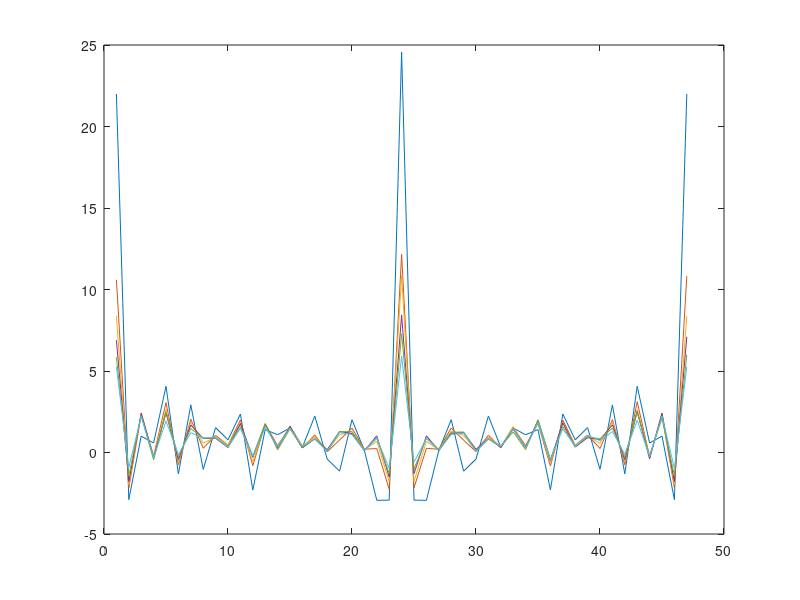
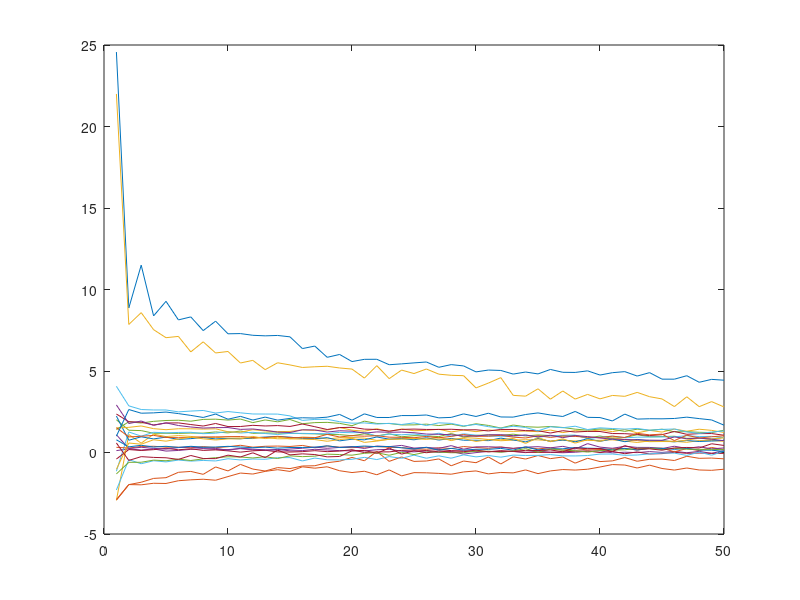
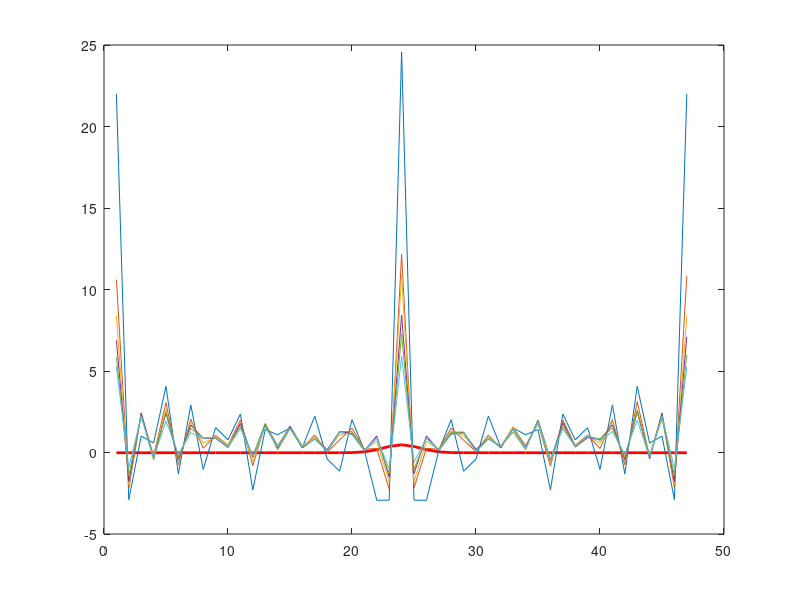
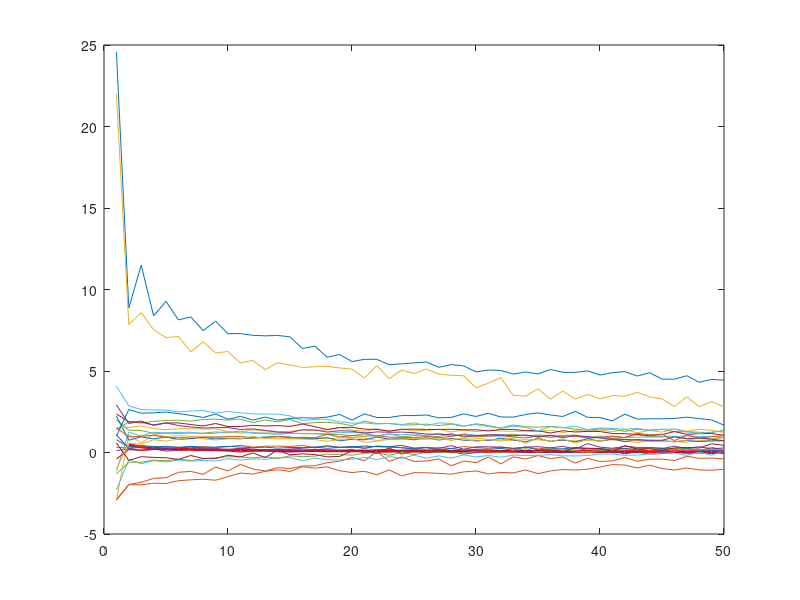

Write the MATLAB code that produced these figures, in order.
L=500;Np=500;Nk=10000;
f=zeros(Nk,Np);x=zeros(Nk,Np);
f(1,:)=rand(1,Np);
f(2:end,:)=rand(Nk-1,Np);
x=cumsum(f);
x=mod(x,L);
I=zeros(Np,Nk);
x=ceil(x);
for i=1:Nk
    I(:,i)=hist(x(i,:),Np);
end
vx=zeros(1,Np);
for i=1:Np
    vx(i)=var(x(:,i));
end
ave_x=mean(vx);
D=ave_x/(2*Nk);

Is=I(239:262,:);

dIs=Is-repmat(mean(Is,2),1,10000);

xmax=24;
taumax=50;
ntimes=size(Is,2);
G=zeros(2*xmax-1,taumax);

for dx=0:xmax-1
 for tau=0:taumax-1
 G(xmax+dx,tau+1)=mean(mean(dIs(1:xmax-dx,1:ntimes-tau).*dIs(dx+1:xmax,tau+1:ntimes)));
 G(xmax-dx,tau+1)=mean(mean(dIs(dx+1:xmax,1:ntimes-tau).*dIs(1:xmax-dx,tau+1:ntimes)));
 end
end

logtmax=log(taumax);
deltaT=(logtmax-1)/5;
taulistlog=0:deltaT:5*deltaT;
taulist=exp(taulistlog);
xlist=-(xmax-1):1:xmax-1;

G_taulist=interp1(1:taumax,G',taulist)';
figure;
plot(G_taulist);

xlistPos=xlist(xlist>=0);
G_xlistPos=G(xmax+xlistPos,:)';
figure;
plot(G_xlistPos,'-');

offset=-0.015;

D2=D;
Gt=zeros(2*xmax-1,taumax);
for dx=0:xmax-1
 for tau=0:taumax-1
 Gt(xmax+dx,tau+1)=exp(-((dx^2)/(4*D2*tau)))/sqrt(4*D2*tau)+offset;
 Gt(xmax-dx,tau+1)=exp(-((dx^2)/(4*D2*tau)))/sqrt(4*D2*tau)+offset;
 end
end

figure;
plot(Gt(:,2),'-r','Linewidth',2); hold on;
plot(G_taulist);
hold off;
figure;
plot(Gt(24,:),'-r','Linewidth',2); hold on;
plot(G_xlistPos,'-');
hold off;